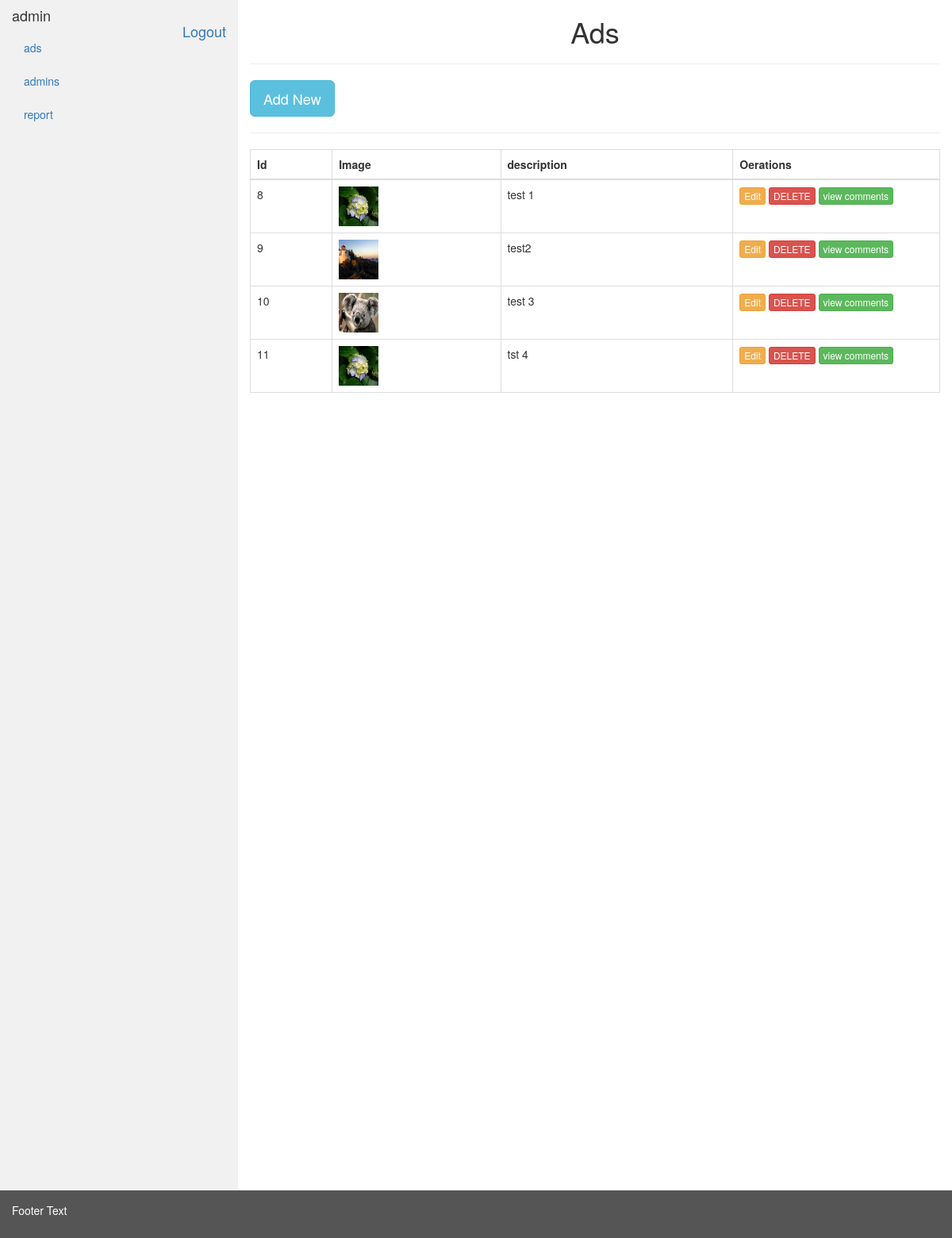
Page /admin/ads.php (signed in) on the committed database.
### tables this page shows
CREATE TABLE `ads` (
  `id` int(11) NOT NULL,
  `image` varchar(100) NOT NULL,
  `description` text NOT NULL,
  `created_at` timestamp NOT NULL DEFAULT CURRENT_TIMESTAMP,
  `created_by` int(11) NOT NULL
);

### classes/Strategy.php (called while the page is built, shortened)
<?php
class userPrivellage implements privellageStrategy {
  public function privellage($privellage) {
    return json_decode($privellage) ;
  }
  public function check_privellage($privellage,$page,$type) {
    $privellage = json_decode($privellage) ;
     if ( isset($privellage->$page) && isset($privellage->$page->$type) && $privellage->$page->$type == 1 ) {
      return $privellage->$page;
    }else{
       return false;
    }
  }
}
class PrivellageClass {
  public $privellage =[];
  public $page ='';
  public $type ='';
  public function __construct($privellage ,$page='',$type='') {
    $this->privellage = $privellage;
    $this->page = $page;
    $this->type = $type;
  }
  public function getPrivellage() {
    $newUserPrivellage = new userPrivellage();
    $privellage = $newUserPrivellage->privellage($this->privellage);
    return $privellage;
  }
   public function check_admin_privellage() {
    $newUserPrivellage = new userPrivellage();
    $privellage = $newUserPrivellage->check_privellage($this->privellage,$this->page,$this->type);
    return $privellage;
  }
}
?>

### classes/DBSettings.php (called while the page is built, shortened)
<?php
class DatabaseSettings
{
function getSettings()
{
$settings['dbhost'] = 'localhost';
$settings['dbname'] = 'task';
$settings['dbusername'] = 'root';
$settings['dbpassword'] = '';
return $settings;
}
}
?>

### classes/DBClass.php (called while the page is built, shortened)
<?php
require_once( 'DBSettings.php' );
class DBClass extends DatabaseSettings
{
	var $link;
	function __construct()
	{
		$settings = DatabaseSettings::getSettings();
		$host = $settings['dbhost'];
		$name = $settings['dbname'];
		$user = $settings['dbusername'];
		$pass = $settings['dbpassword'];
		$this->link = new mysqli( $host , $user , $pass , $name );
	}
	function query( $query )
	{
		return $this->link->query( $query );
	}
	function fetchAll( $result , $resultType = MYSQLI_ASSOC )
	{
		return $result->fetch_all( $resultType );
	}
	function sql_error()
	{
		if( empty( $error ) )
		{
			return false;
		}else{
		return $errno . ' : ' . $error;
		}
	}
}
?>

### classes/Functions.php (called while the page is built, shortened)
<?php
require_once( 'DBClass.php' );
class Core extends DBClass
{
	public function get_where($table = 'ads',$selected='*',$cond = array(),$orders=array(),$limit=0)
	{
		$query = "SELECT $selected FROM $table ";
		$data = $this->query($query);
		$error = $this->sql_error($query);
		if ($error) {
			echo $error;
			die();
		}elseif ($data->num_rows == 0 ) {
			return false;
		}else{
			$data = $this->fetchAll($data);
			return $data;
		}
	}
}

### admin/ads.php (the view, shortened to what this page needs)
<?php
require 'header.php';
require_once( '../classes/Strategy.php' );
require_once( '../classes/Functions.php' );
$core = new Core();
$table = 'ads';
$data = $core->get_where($table,'*');
$admin_privellage = new PrivellageClass($_SESSION['admin_privellage'],'ads','open');
$check_admin_privellage = $admin_privellage->check_admin_privellage();
$all_admin_privellage = new PrivellageClass($_SESSION['admin_privellage']);
$all_admin_privellage = $all_admin_privellage->getPrivellage();
?>
<div class="col-sm-3 sidenav">
	<h4><?=$_SESSION['admin_username']?> <br><a class="pull-right" href="logout.php">Logout</a> </h4>
	<ul class="nav nav-pills nav-stacked">
		<?php
		foreach ($all_admin_privellage as $key => $value) {
			echo '<li><a href="index.php?page='.$key.'">'.$key.'</a></li>';
		}
		?>
	</ul><br>
</div>
<div class="col-sm-9">
 <h1 class="text-center">Ads</h1>
 <hr>
 <?php
 if ($check_admin_privellage->add == 1 ) {
  echo '  <a type="button" class="btn btn-info btn-lg" href="ads_edit.php">  Add New</a>
  ';
}
?>
<hr>
<table class="table table-responsive table-bordered table-hover">
  <thead>
   <tr>
    <th>Id</th>
     <th>Image</th>
    <th>description</th>
    <th style="width: 30%">Oerations</th>
  </tr>
</thead>
<tbody>
 <?php
 foreach ($data as $key => $value) {
  ?>
  <tr id="tr_<?=$value['id']?>">
   <td><?=$value['id']?></td>
    <td><img style="width: 50px;height: 50px" src="../uploads/<?=$value['image']?>" /></td>
   <td><?=$value['description']?></td>
   <td>
    <?php
    if ($check_admin_privellage->edit == 1 ) {
     echo '<a   class="btn btn-xs btn-warning edit-btn"  href="ads_edit.php?id='.$value['id'].'"> Edit</a> ';
   }
   if ($check_admin_privellage->delete == 1 ) {
     echo '<button class="btn btn-xs btn-danger delete-btn"  ad-id="'.$value['id'].'" ad-image="'.$value['image'].'"> DELETE</button> ';
   }
   if ($check_admin_privellage->delete == 1 ) {
     echo '<button class="btn btn-xs btn-success  view_comments"  ad-id="'.$value['id'].'"> view comments</button> ';
   }
   ?>
 </td>
</tr>
<?php
}
?>
</tbody>
</table>
</div>
<?php
require 'footer.php';
?>
<link rel="stylesheet" type="text/css" href="../assets/jquery-confirm-master/css/jquery-confirm.css">

### admin/header.php (style rules this page uses)
.sidenav { background-color: #f1f1f1; height: 100%; }

### rows in the picture
ads: id "8", image (picture), description "test 1"
ads: id "9", image (picture), description "test2"
ads: id "10", image (picture), description "test 3"
ads: id "11", image (picture), description "tst 4"

### other values in the picture
$_SESSION['admin_username'] "admin"
$key "ads"
$key "admins"
$key "report"
